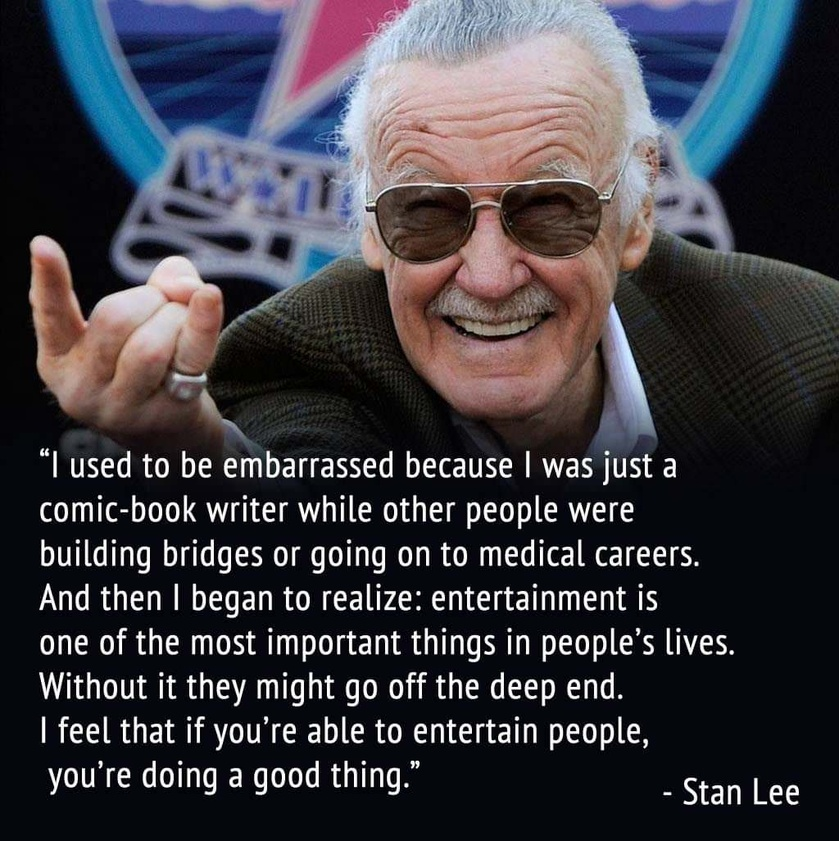
#> input picture test.jpg, 839 x 841 px, shrunk from 1024 x 1026 before the run
$ python link_from_image.py
#> lines starting #> are read from the running program, lines starting #| are printed output that depends on the picture
from PIL import Image
import re
import pytesseract
import os
import cv2
import webbrowser

# image file that is in the same directory as this script
img = cv2.imread("test.jpg")
#> img is the input picture: shape (841, 839, 3); mean B, G, R 66, 59, 60.1

gray = cv2.cvtColor(img, cv2.COLOR_BGR2GRAY)
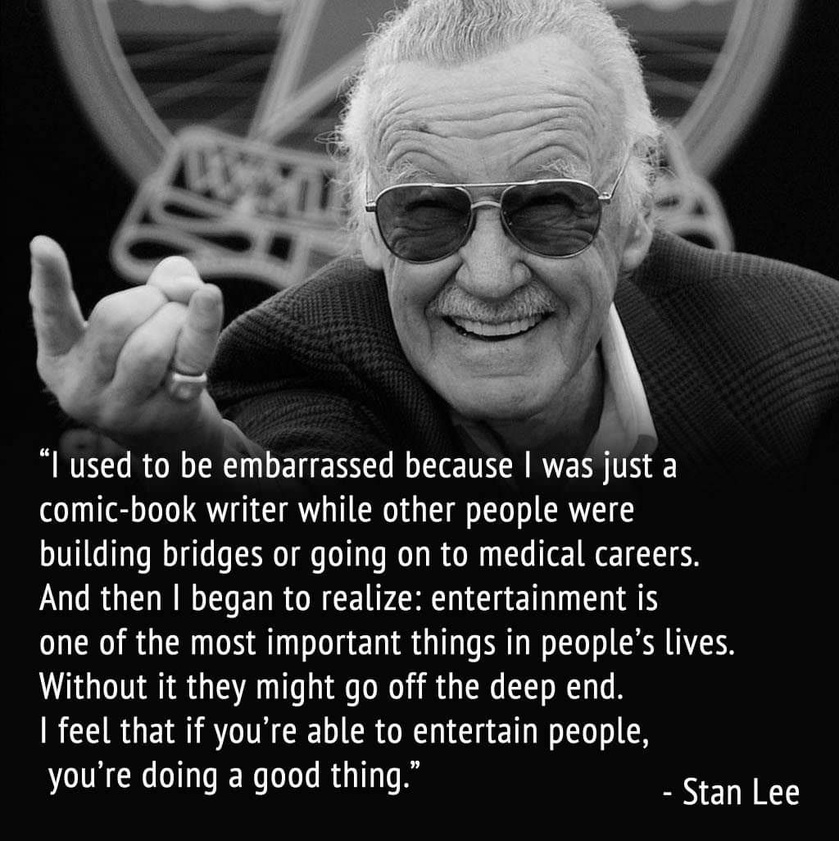
#> gray: shape (841, 839); min 0, max 255, mean 60.2

file = "{}.jpg".format(os.getpid())
cv2.imwrite(file, gray)

#> (the run stopped early here; a loop or call above may not have finished)
